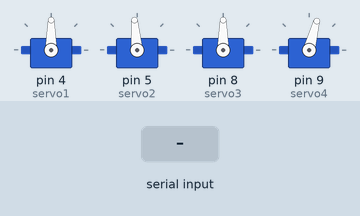
A sketch run on a simulated Arduino Uno, built with avr-gcc and run on an emulated ATmega328P. Shown: 4 × servo. Inputs (shaded band) come from the test bench.

Above: at 2.2 s.
2.3 s: "90,45,200,10\n" received over Serial
At 4.21 s:
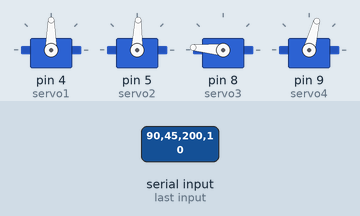
5.3 s: "30,150,10,200\n" received over Serial
At 7.28 s:
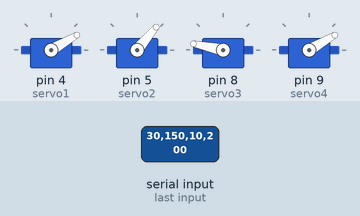
11.3 s: "90,45,200,10\n" received over Serial
At 23.1 s:
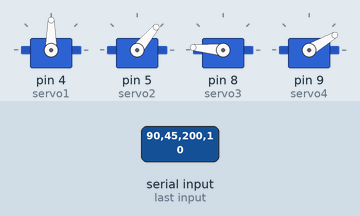
Timing chart, 0 to 24.6 s (numbered marks = the images above; inputs shaded):
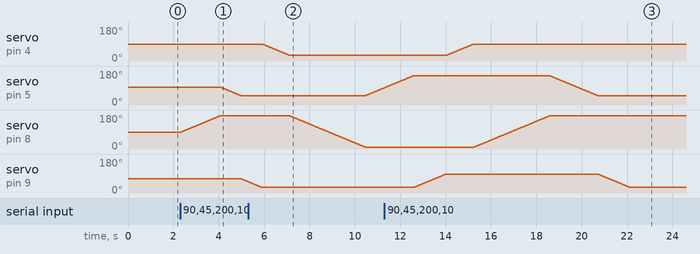

Measured:
- after the input at 2.3 s, servo on pin 5 (servo2): moves from 95° to 50° over 0.88 s, starting after 1.8 s; servo on pin 8 (servo3): moves from 90° to 175° over 1.7 s, starting after 0.05 s; servo on pin 9 (servo4): moves from 75° to 60° over 0.28 s, starting after 2.7 s
- after the input at 5.3 s, servo on pin 4 (servo1): moves from 90° to 30° over 1.2 s, starting after 0.63 s; servo on pin 5 (servo2): moves from 50° to 91° over 0.80 s, starting after 5.2 s; servo on pin 8 (servo3): moves from 175° to 10° over 3.3 s, starting after 1.9 s
- after the input at 11.3 s, servo on pin 4 (servo1): moves from 30° to 90° over 1.2 s, starting after 2.7 s; servo on pin 8 (servo3): moves from 10° to 175° over 3.3 s, starting after 4.0 s

The sketch:

arduino.ino
```cpp
#include <Servo.h>

Servo servo1, servo2, servo3, servo4;

// =========================
// 舵机安装偏移
// =========================
int servo_offset2 = 5;
int servo_offset3 = 0;

// =========================
// 当前角度
// =========================
float current1 = 90;
float current2 = 95;
float current3 = 90;
float current4 = 75;

// =========================
// 运动参数
// =========================
float step_size = 1.0;     // 每次移动角度
int move_delay = 20;       // 每步延时(ms)

// =========================
// 缓动函数
// =========================
void smoothMove(
  Servo &servo,
  float &currentAngle,
  float targetAngle
)
{
  if (targetAngle > currentAngle)
  {
    for (
      float a = currentAngle;
      a <= targetAngle;
      a += step_size
    )
    {
      servo.write(a);
      delay(move_delay);
    }
  }
  else
  {
    for (
      float a = currentAngle;
      a >= targetAngle;
      a -= step_size
    )
    {
      servo.write(a);
      delay(move_delay);
    }
  }

  currentAngle = targetAngle;
}

void setup()
{
  Serial.begin(9600);

  servo1.attach(4);
  servo2.attach(5);
  servo3.attach(8);
  servo4.attach(9);

  servo1.write(current1);
  servo2.write(current2);
  servo3.write(current3);
  servo4.write(current4);

  delay(1000);
}

void loop()
{
  if (Serial.available())
  {
    String s = Serial.readStringUntil('\n');

    int c1 = s.indexOf(',');
    int c2 = s.indexOf(',', c1 + 1);
    int c3 = s.indexOf(',', c2 + 1);

    if (c1 > 0 && c2 > c1 && c3 > c2)
    {
      float t1 = s.substring(0, c1).toFloat();

      float t2 =
        s.substring(c1 + 1, c2).toFloat()
        + servo_offset2;

      float t3 =
        s.substring(c2 + 1, c3).toFloat()
        + servo_offset3;

      float t4 =
        s.substring(c3 + 1).toFloat();

      // =========================
      // 限制范围
      // =========================
      t1 = constrain(t1, 0, 180);
      t2 = constrain(t2, 5, 175);
      t3 = constrain(t3, 5, 175);
      t4 = constrain(t4, 30, 100);

      // =========================
      // 平滑运动
      // =========================
      smoothMove(
        servo1,
        current1,
        t1
      );

      smoothMove(
        servo3,
        current3,
        t3
      );

      smoothMove(
        servo2,
        current2,
        t2
      );

      smoothMove(
        servo4,
        current4,
        t4
      );
    }
  }
}
```
